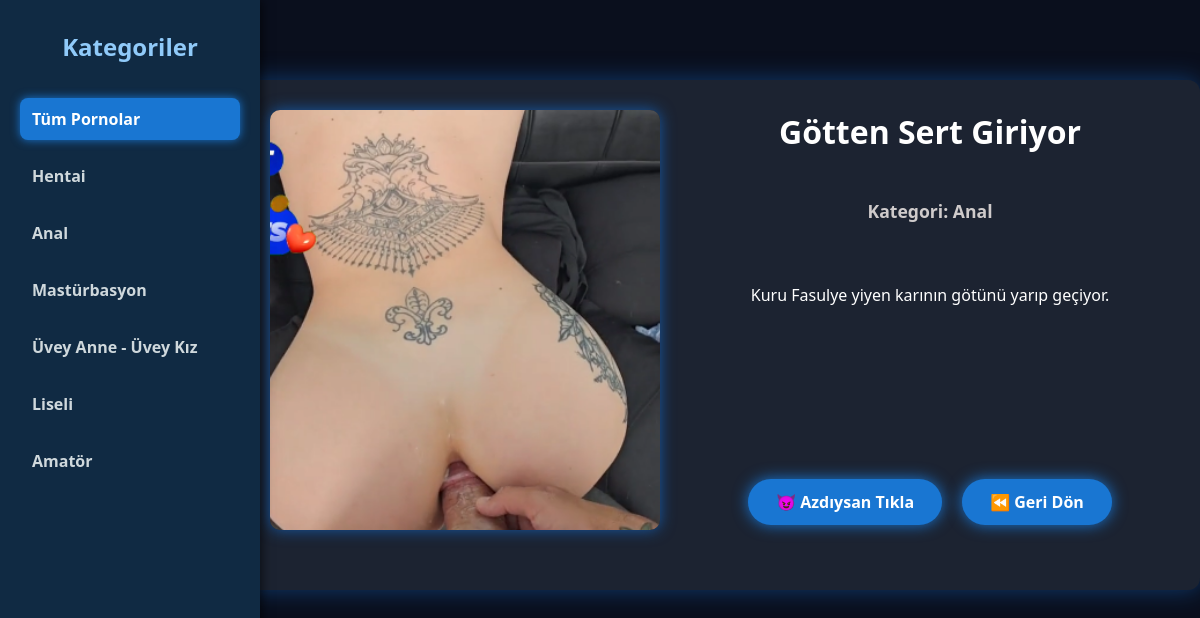
The page /porno/2/ on the database its author committed.
### porno/models.py (models this page shows, shortened)
class PornCategory(models.Model):
    name = models.CharField(max_length=100)

class PornVideo(models.Model):
    title = models.CharField(max_length=255)
    description = models.TextField(blank=True, null=True)
    poster = models.ImageField(upload_to='posters/', blank=True, null=True)
    video_url = models.URLField(blank=True, null=True)  # tüm video linkleri buraya
    external_id = models.CharField(max_length=50, blank=True, null=True)
    upload_date = models.DateTimeField(auto_now_add=True)
    category = models.ForeignKey(PornCategory, on_delete=models.CASCADE)

### porno/views.py (the view)
# urls.py: path('porno/<int:video_id>/', views.porno_detail, name='porno_detail'),
def porno_detail(request, video_id):
    video = get_object_or_404(PornVideo, id=video_id)
    categories = PornCategory.objects.all()
    return render(request, 'pornomovie/porno_detail.html', {
        'video': video,
        "categories" : categories
        })

### porno/templates/pornomovie/porno_detail.html (shortened to what this page needs)
<!DOCTYPE html>
<html lang="tr">
<head>
</head>
<body>
  <nav class="sidebar" role="navigation" aria-label="Kategori Listesi">
    <h2>Kategoriler</h2>
    <a href="{% url 'home' %}" class="{% if not secili_kategori %}active{% endif %}">Tüm Pornolar</a>
    {% for category in categories %}
      <a href="{% url 'category_videos' category.id %}" class="{% if secili_kategori and secili_kategori.id == category.id %}active{% endif %}">
        {{ category.name }}
      </a>
    {% endfor %}
  </nav>
  <main class="container">
    <div class="poster">
      <img src="{{ video.poster.url }}" alt="{{ video.title }}" />
    </div>
    <div class="details">
      <h1>{{ video.title }}</h1>
      <div class="category-label"><strong>Kategori:</strong> {{ video.category.name }}</div>
      <p>{{ video.description }}</p>
      <div class="buttons">
        <a href="{% url 'porno_watch' video.id %}">😈 Azdıysan Tıkla</a>
        <a href="{% url 'home' %}">⏪ Geri Dön</a>
      </div>
    </div>
  </main>
</body>
</html>

### porno/templates/pornomovie/porno_detail.html (style rules this page uses)
body { margin: 0; background: #0a0f1d; font-family: 'Segoe UI', sans-serif; color: #e0d0ff; display: flex; min-height: 100vh; justify-content: center; align-items: flex-start; padding-top: 40px; overflow-y: hidden; }
.sidebar { width: 220px; background: #102a43; padding: 30px 20px; box-shadow: 2px 0 10px rgba(0, 0, 0, 0.6); display: flex; flex-direction: column; gap: 15px; position: fixed; height: 100vh; overflow-y: auto; user-select: none; top: 0; left: 0; }
.sidebar h2 { margin: 0px 0 20px 0; color: #90caf9; font-size: 1.5rem; font-weight: 700; text-align: center; }
.sidebar a { color: #cfd8dc; text-decoration: none; font-weight: 600; padding: 10px 12px; border-radius: 8px; transition: background-color 0.3s ease; white-space: nowrap; overflow: hidden; text-overflow: ellipsis; }
.sidebar a:hover, .sidebar a.active { background-color: #1976d2; color: white; box-shadow: 0 0 10px #1976d2; }
.container { margin-left: 240px; margin-top: 40px; padding: 30px; width: 1300px; height: 450px; max-width: 95vw; background: #1c2331; border-radius: 12px; box-shadow: 0 0 25px rgba(21, 101, 192, 0.5); display: flex; flex-wrap: wrap; gap: 30px; color: #cfd8dc; justify-content: center; align-items: flex-start; }
.poster { flex: 1 1 350px; min-width: 280px; }
.poster img { width: 100%; height: 420px; border-radius: 10px; object-fit: cover; box-shadow: 0 0 15px #1565c0cc; }
.details { flex: 2 1 400px; min-width: 320px; display: flex; flex-direction: column; justify-content: flex-start; }
.details h1 { margin-top: 0; font-size: 2rem; color:rgb(255, 255, 255); text-align: center; }
.details p { line-height: 1.6; font-size: 1rem; color:rgb(255, 255, 255); text-align: center; margin-top: 60px; margin-bottom: 0; }
.category-label { margin-top: 25px; text-align: center; font-weight: 600; font-size: 1.1rem; color:rgb(207, 203, 203); }
.buttons { margin-top: auto; display: flex; justify-content: center; gap: 20px; flex-wrap: wrap; }
.buttons a { margin-top: 170px; padding: 12px 28px; background: #1976d2; color: white; text-decoration: none; border-radius: 30px; font-weight: 600; transition: background 0.3s ease, box-shadow 0.3s ease; user-select: none; box-shadow: 0 0 15px #1976d2; }

### rows shown on the page
PornCategory: name "Hentai"
PornCategory: name "Anal"
PornCategory: name "Mastürbasyon"
PornCategory: name "Üvey Anne - Üvey Kız"
PornCategory: name "Liseli"
PornCategory: name "Amatör"
PornVideo: poster (picture), title "Götten Sert Giriyor", category.name "Anal", description "Kuru Fasulye yiyen karının götünü yarıp geçiyor."
